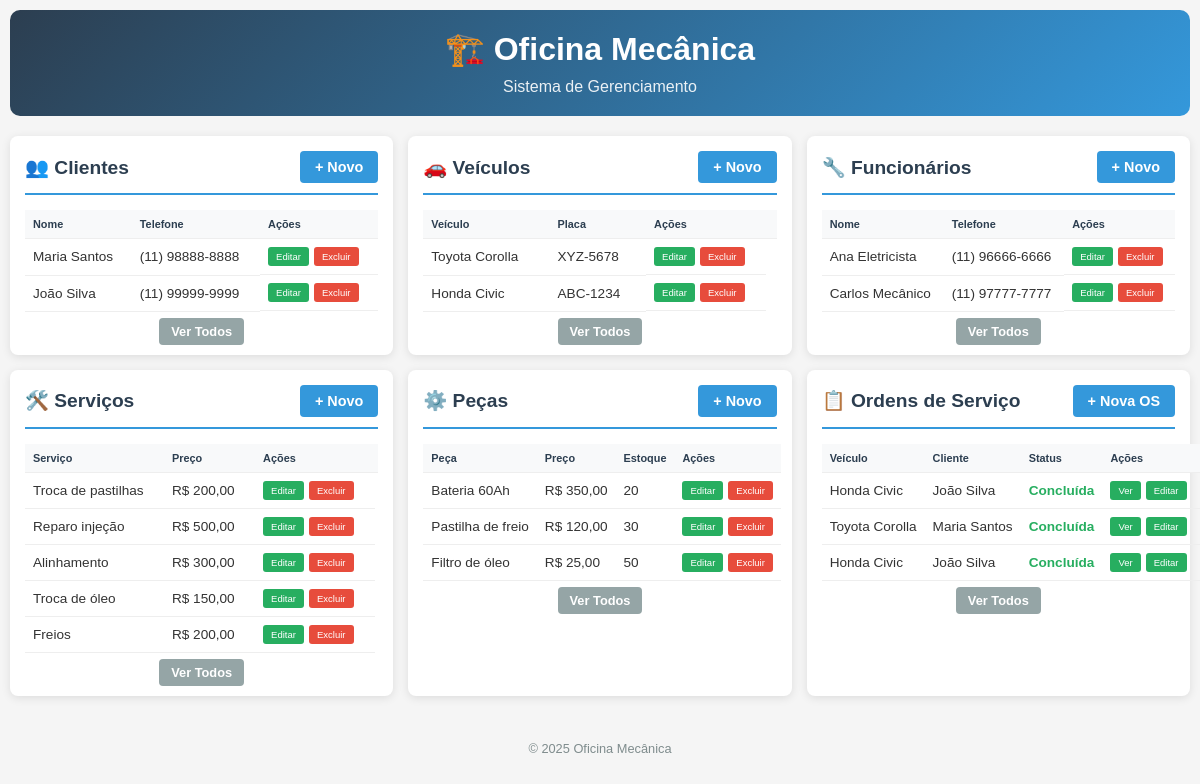
The page / on the database its author committed.
### tables this page shows
CREATE TABLE CLIENTE (
    ID_CLIENTE INT AUTO_INCREMENT PRIMARY KEY,
    NOME_CLIENTE VARCHAR(100) NOT NULL,
    CPF_CLIENTE VARCHAR(14) UNIQUE,
    TELEFONE_CLIENTE VARCHAR(15),
    EMAIL VARCHAR(100),
    ENDERECO VARCHAR(255)
);

CREATE TABLE VEICULO (
    ID_VEICULO INT AUTO_INCREMENT PRIMARY KEY,
    MODELO VARCHAR(50) NOT NULL,
    MARCA VARCHAR(50) NOT NULL,
    ID_CLIENTE INT NOT NULL,
    ANO INT,
    PLACA VARCHAR(10) UNIQUE NOT NULL,
    FOREIGN KEY(ID_CLIENTE) REFERENCES CLIENTE(ID_CLIENTE)
);

CREATE TABLE FUNCIONARIO (
    ID_FUNCIONARIO INT AUTO_INCREMENT PRIMARY KEY,
    NOME_FUNCIONARIO VARCHAR(100) NOT NULL,
    CPF_FUNCIONARIO VARCHAR(14) UNIQUE NOT NULL,
    TELEFONE_FUNCIONARIO VARCHAR(15),
    ESPECIALIDADE VARCHAR(150)
);

CREATE TABLE SERVICO (
    ID_SERVICO INT AUTO_INCREMENT PRIMARY KEY,
    MAO_DE_OBRA DECIMAL(10,2) NOT NULL,
    NOME_SERVICO VARCHAR(100) NOT NULL,
    TEMPO TIME,
    DESCRICAO_SERVICO TEXT,
    ESPECIALIDADE VARCHAR(150)
);

CREATE TABLE PECAS (
    ID_PECA INT AUTO_INCREMENT PRIMARY KEY,
    NOME_PECA VARCHAR(100) NOT NULL,
    PRECO DECIMAL(10,2) NOT NULL,
    QUANTIDADE INT,
    DESCRICAO_PECA TEXT,
    FABRICANTE VARCHAR(100)
);

CREATE TABLE OS (
    ID_OS INT AUTO_INCREMENT PRIMARY KEY,
    ID_VEICULO INT NOT NULL,
    DATA_ABERTURA DATE NOT NULL,
    STATUS VARCHAR(50) DEFAULT 'Aberta',
    DATA_CONCLUSAO DATE,
    OBS TEXT,
    TOTAL DECIMAL(10,2),
    FOREIGN KEY(ID_VEICULO) REFERENCES VEICULO(ID_VEICULO)
);

### index.php (the view, shortened to what this page needs)
<?php
require_once 'conexao.php';
try {
    $clientes = $pdo->query("SELECT * FROM CLIENTE ORDER BY ID_CLIENTE DESC LIMIT 5")->fetchAll();
    $veiculos = $pdo->query("SELECT v.*, c.NOME_CLIENTE FROM VEICULO v JOIN CLIENTE c ON v.ID_CLIENTE = c.ID_CLIENTE ORDER BY v.ID_VEICULO DESC LIMIT 5")->fetchAll();
    $funcionarios = $pdo->query("SELECT * FROM FUNCIONARIO ORDER BY ID_FUNCIONARIO DESC LIMIT 5")->fetchAll();
    $servicos = $pdo->query("SELECT * FROM SERVICO ORDER BY ID_SERVICO DESC LIMIT 5")->fetchAll();
    $pecas = $pdo->query("SELECT * FROM PECAS ORDER BY ID_PECA DESC LIMIT 5")->fetchAll();
    $ordens_servico = $pdo->query("SELECT os.*, v.MARCA, v.MODELO, v.PLACA, c.NOME_CLIENTE
                                  FROM OS os
                                  JOIN VEICULO v ON os.ID_VEICULO = v.ID_VEICULO
                                  JOIN CLIENTE c ON v.ID_CLIENTE = c.ID_CLIENTE
                                  ORDER BY os.ID_OS DESC LIMIT 5")->fetchAll();
} catch (PDOException $e) {
    die("Erro ao buscar dados: " . $e->getMessage());
}
?>
<!DOCTYPE html>
<html lang="pt-br">
<head>
    <link rel="stylesheet" href="style.css">
</head>
<body>
    <div class="container">
        <header>
            <h1>🏗️ Oficina Mecânica</h1>
            <p class="subtitle">Sistema de Gerenciamento</p>
        </header>
        <div class="dashboard">
            <div class="card">
                <div class="card-header">
                    <h2 class="card-title">👥 Clientes</h2>
                    <a href="clientes/cadastrar.php" class="btn">+ Novo</a>
                </div>
                <?php if (count($clientes) > 0): ?>
                    <table>
                        <thead>
                            <tr>
                                <th>Nome</th>
                                <th>Telefone</th>
                                <th>Ações</th>
                            </tr>
                        </thead>
                        <tbody>
                            <?php foreach ($clientes as $cliente): ?>
                            <tr>
                                <td title="<?= htmlspecialchars($cliente['NOME_CLIENTE']) ?>">
                                    <?= htmlspecialchars($cliente['NOME_CLIENTE']) ?>
                                </td>
                                <td><?= htmlspecialchars($cliente['TELEFONE_CLIENTE']) ?></td>
                                <td class="actions">
                                    <a href="clientes/editar.php?id=<?= $cliente['ID_CLIENTE'] ?>" class="btn-small btn-edit">Editar</a>
                                    <a href="clientes/excluir.php?id=<?= $cliente['ID_CLIENTE'] ?>" class="btn-small btn-delete" onclick="return confirm('Tem certeza?')">Excluir</a>
                                </td>
                            </tr>
                            <?php endforeach; ?>
                        </tbody>
                    </table>
                    <div class="view-all">
                        <a href="clientes/listar.php" class="btn">Ver Todos</a>
                    </div>
                <?php else: ?>
                    <div class="empty-message">Nenhum cliente</div>
                <?php endif; ?>
            </div>
            <div class="card">
                <div class="card-header">
                    <h2 class="card-title">🚗 Veículos</h2>
                    <a href="veiculos/cadastrar.php" class="btn">+ Novo</a>
                </div>
                <?php if (count($veiculos) > 0): ?>
                    <table>
                        <thead>
                            <tr>
                                <th>Veículo</th>
                                <th>Placa</th>
                                <th>Ações</th>
                            </tr>
                        </thead>
                        <tbody>
                            <?php foreach ($veiculos as $veiculo): ?>
                            <tr>
                                <td title="<?= htmlspecialchars($veiculo['MARCA'] . ' ' . $veiculo['MODELO']) ?>">
                                    <?= htmlspecialchars($veiculo['MARCA'] . ' ' . $veiculo['MODELO']) ?>
                                </td>
                                <td><?= htmlspecialchars($veiculo['PLACA']) ?></td>
                                <td class="actions">
                                    <a href="veiculos/editar.php?id=<?= $veiculo['ID_VEICULO'] ?>" class="btn-small btn-edit">Editar</a>
                                    <a href="veiculos/excluir.php?id=<?= $veiculo['ID_VEICULO'] ?>" class="btn-small btn-delete" onclick="return confirm('Tem certeza?')">Excluir</a>
                                </td>
                            </tr>
                            <?php endforeach; ?>
                        </tbody>
                    </table>
                    <div class="view-all">
                        <a href="veiculos/listar.php" class="btn">Ver Todos</a>
                    </div>
                <?php else: ?>
                    <div class="empty-message">Nenhum veículo</div>
                <?php endif; ?>
            </div>
            <div class="card">
                <div class="card-header">
                    <h2 class="card-title">🔧 Funcionários</h2>
                    <a href="funcionarios/cadastrar.php" class="btn">+ Novo</a>
                </div>
                <?php if (count($funcionarios) > 0): ?>
                    <table>
                        <thead>
                            <tr>
                                <th>Nome</th>
                                <th>Telefone</th>
                                <th>Ações</th>
                            </tr>
                        </thead>
                        <tbody>
                            <?php foreach ($funcionarios as $funcionario): ?>
                            <tr>
                                <td title="<?= htmlspecialchars($funcionario['NOME_FUNCIONARIO']) ?>">
                                    <?= htmlspecialchars($funcionario['NOME_FUNCIONARIO']) ?>
                                </td>
                                <td><?= htmlspecialchars($funcionario['TELEFONE_FUNCIONARIO']) ?></td>
                                <td class="actions">
                                    <a href="funcionarios/editar.php?id=<?= $funcionario['ID_FUNCIONARIO'] ?>" class="btn-small btn-edit">Editar</a>
                                    <a href="funcionarios/excluir.php?id=<?= $funcionario['ID_FUNCIONARIO'] ?>" class="btn-small btn-delete" onclick="return confirm('Tem certeza?')">Excluir</a>
                                </td>
                            </tr>
                            <?php endforeach; ?>
                        </tbody>
                    </table>
                    <div class="view-all">
                        <a href="funcionarios/listar.php" class="btn">Ver Todos</a>
                    </div>
                <?php else: ?>
                    <div class="empty-message">Nenhum funcionário</div>
                <?php endif; ?>
            </div>
            <div class="card">
                <div class="card-header">
                    <h2 class="card-title">🛠️ Serviços</h2>
                    <a href="servicos/cadastrar.php" class="btn">+ Novo</a>
                </div>
                <?php if (count($servicos) > 0): ?>
                    <table>
                        <thead>
                            <tr>
                                <th>Serviço</th>
                                <th>Preço</th>
                                <th>Ações</th>
                            </tr>
                        </thead>
                        <tbody>
                            <?php foreach ($servicos as $servico): ?>
                            <tr>
                                <td title="<?= htmlspecialchars($servico['NOME_SERVICO']) ?>">
                                    <?= htmlspecialchars($servico['NOME_SERVICO']) ?>
                                </td>
                                <td>R$ <?= number_format($servico['MAO_DE_OBRA'], 2, ',', '.') ?></td>
                                <td class="actions">
                                    <a href="servicos/editar.php?id=<?= $servico['ID_SERVICO'] ?>" class="btn-small btn-edit">Editar</a>
                                    <a href="servicos/excluir.php?id=<?= $servico['ID_SERVICO'] ?>" class="btn-small btn-delete" onclick="return confirm('Tem certeza?')">Excluir</a>
                                </td>
                            </tr>
                            <?php endforeach; ?>
                        </tbody>
                    </table>
                    <div class="view-all">
                        <a href="servicos/listar.php" class="btn">Ver Todos</a>
                    </div>
                <?php else: ?>
                    <div class="empty-message">Nenhum serviço</div>
                <?php endif; ?>
            </div>
            <div class="card">
                <div class="card-header">
                    <h2 class="card-title">⚙️ Peças</h2>
                    <a href="pecas/cadastrar.php" class="btn">+ Novo</a>
                </div>
                <?php if (count($pecas) > 0): ?>
                    <table>
                        <thead>
                            <tr>
                                <th>Peça</th>
                                <th>Preço</th>
                                <th>Estoque</th>
                                <th>Ações</th>
                            </tr>
                        </thead>
                        <tbody>
                            <?php foreach ($pecas as $peca): ?>
                            <tr>
                                <td title="<?= htmlspecialchars($peca['NOME_PECA']) ?>">
                                    <?= htmlspecialchars($peca['NOME_PECA']) ?>
                                </td>
                                <td>R$ <?= number_format($peca['PRECO'], 2, ',', '.') ?></td>
                                <td><?= $peca['QUANTIDADE'] ?></td>
                                <td class="actions">
                                    <a href="pecas/editar.php?id=<?= $peca['ID_PECA'] ?>" class="btn-small btn-edit">Editar</a>
                                    <a href="pecas/excluir.php?id=<?= $peca['ID_PECA'] ?>" class="btn-small btn-delete" onclick="return confirm('Tem certeza?')">Excluir</a>
                                </td>
                            </tr>
                            <?php endforeach; ?>
                        </tbody>
                    </table>
                    <div class="view-all">
                        <a href="pecas/listar.php" class="btn">Ver Todos</a>
                    </div>
                <?php else: ?>
                    <div class="empty-message">Nenhuma peça</div>
                <?php endif; ?>
            </div>
<div class="card">
    <div class="card-header">
        <h2 class="card-title">📋 Ordens de Serviço</h2>
        <a href="ordens-servico/cadastrar.php" class="btn">+ Nova OS</a>
    </div>
    <?php if (count($ordens_servico) > 0): ?>
        <table>
            <thead>
                <tr>
                    <th>Veículo</th>
                    <th>Cliente</th>
                    <th>Status</th>
                    <th>Ações</th>
                </tr>
            </thead>
            <tbody>
                <?php foreach ($ordens_servico as $os): ?>
                <tr>
                    <td title="<?= htmlspecialchars($os['MARCA'] . ' ' . $os['MODELO']) ?>">
                        <?= htmlspecialchars($os['MARCA'] . ' ' . $os['MODELO']) ?>
                    </td>
                    <td><?= htmlspecialchars($os['NOME_CLIENTE']) ?></td>
                    <td>
                        <?php
                        $status = $os['STATUS'] ?? 'Aberta';
                        $status_class = '';
                        if ($status == 'Concluída' || $status == 'Concluida') $status_class = 'status-concluida';
                        elseif ($status == 'Em Andamento' || $status == 'Em andamento') $status_class = 'status-andamento';
                        else $status_class = 'status-aberta';
                        ?>
                        <span class="<?= $status_class ?>"><?= $status ?></span>
                    </td>
                    <td class="actions">
                        <a href="ordens-servico/visualizar.php?id=<?= $os['ID_OS'] ?>" class="btn-small btn-edit">Ver</a>
                        <a href="ordens-servico/editar.php?id=<?= $os['ID_OS'] ?>" class="btn-small btn-edit">Editar</a>
                    </td>
                </tr>
                <?php endforeach; ?>
            </tbody>
        </table>
        <div class="view-all">
            <a href="ordens-servico/listar.php" class="btn">Ver Todos</a>
        </div>
    <?php endif; ?>
</div>
        </div>
        <footer>
            <p>&copy; 2025 Oficina Mecânica</p>
        </footer>
    </div>
</body>
</html>

### style.css (style rules this page uses)
* { margin: 0; padding: 0; box-sizing: border-box; }
body { font-family: Arial, sans-serif; background-color: #f5f5f5; color: #333; padding: 10px; }
.container { max-width: 1400px; margin: 0 auto; }
header { background: linear-gradient(135deg, #2c3e50, #3498db); color: white; padding: 20px; text-align: center; margin-bottom: 20px; border-radius: 10px; }
h1 { font-size: 2em; margin-bottom: 10px; }
.subtitle { font-size: 1em; opacity: 0.9; }
.dashboard { display: grid; grid-template-columns: repeat(auto-fit, minmax(320px, 1fr)); gap: 15px; margin-bottom: 20px; }
.card { background: white; border-radius: 8px; padding: 15px; box-shadow: 0 2px 10px rgba(0,0,0,0.1); }
.card-header { display: flex; justify-content: space-between; align-items: center; margin-bottom: 15px; padding-bottom: 10px; border-bottom: 2px solid #3498db; flex-wrap: wrap; gap: 10px; }
.card-title { font-size: 1.2em; color: #2c3e50; margin: 0; }
.btn { background: #3498db; color: white; padding: 8px 15px; text-decoration: none; border-radius: 4px; font-size: 0.9em; font-weight: bold; white-space: nowrap; transition: background 0.3s ease; }
table { width: 100%; border-collapse: collapse; font-size: 0.85em; }
th, td { padding: 8px; text-align: left; border-bottom: 1px solid #eee; }
th { background-color: #f8f9fa; font-weight: bold; color: #2c3e50; font-size: 0.8em; }
.actions { display: flex; gap: 5px; }
.btn-small { padding: 4px 8px; font-size: 0.7em; text-decoration: none; border-radius: 3px; white-space: nowrap; text-align: center; transition: all 0.3s ease; }
.btn-edit { background: #27ae60; color: white; }
.btn-delete { background: #e74c3c; color: white; }
.view-all { text-align: center; margin-top: 10px; }
.view-all .btn { background: #95a5a6; font-size: 0.8em; padding: 6px 12px; }
footer { text-align: center; margin-top: 30px; padding: 15px; color: #7f8c8d; font-size: 0.8em; }
td { white-space: nowrap; overflow: hidden; text-overflow: ellipsis; max-width: 120px; }
.actions { min-width: 100px; }
.status-concluida { color: #27ae60; font-weight: bold; }

### rows shown on the page
cliente: NOME_CLIENTE "Maria Santos", TELEFONE_CLIENTE "(11) 98888-8888"
cliente: NOME_CLIENTE "João Silva", TELEFONE_CLIENTE "(11) 99999-9999"
veiculo: MARCA+MODELO "Toyota Corolla", PLACA "XYZ-5678"
veiculo: MARCA+MODELO "Honda Civic", PLACA "ABC-1234"
funcionario: NOME_FUNCIONARIO "Ana Eletricista", TELEFONE_FUNCIONARIO "(11) 96666-6666"
funcionario: NOME_FUNCIONARIO "Carlos Mecânico", TELEFONE_FUNCIONARIO "(11) 97777-7777"
servico: NOME_SERVICO "Troca de pastilhas", MAO_DE_OBRA "200,00"
servico: NOME_SERVICO "Reparo injeção", MAO_DE_OBRA "500,00"
servico: NOME_SERVICO "Alinhamento", MAO_DE_OBRA "300,00"
servico: NOME_SERVICO "Troca de óleo", MAO_DE_OBRA "150,00"
servico: NOME_SERVICO "Freios", MAO_DE_OBRA "200,00"
pecas: NOME_PECA "Bateria 60Ah", PRECO "350,00", QUANTIDADE "20"
pecas: NOME_PECA "Pastilha de freio", PRECO "120,00", QUANTIDADE "30"
pecas: NOME_PECA "Filtro de óleo", PRECO "25,00", QUANTIDADE "50"
os: ID_VEICULO.MODELO "Honda Civic", cliente.NOME_CLIENTE "João Silva", STATUS "Concluída"
os: ID_VEICULO.MODELO "Toyota Corolla", cliente.NOME_CLIENTE "Maria Santos", STATUS "Concluída"
os: ID_VEICULO.MODELO "Honda Civic", cliente.NOME_CLIENTE "João Silva", STATUS "Concluída"
